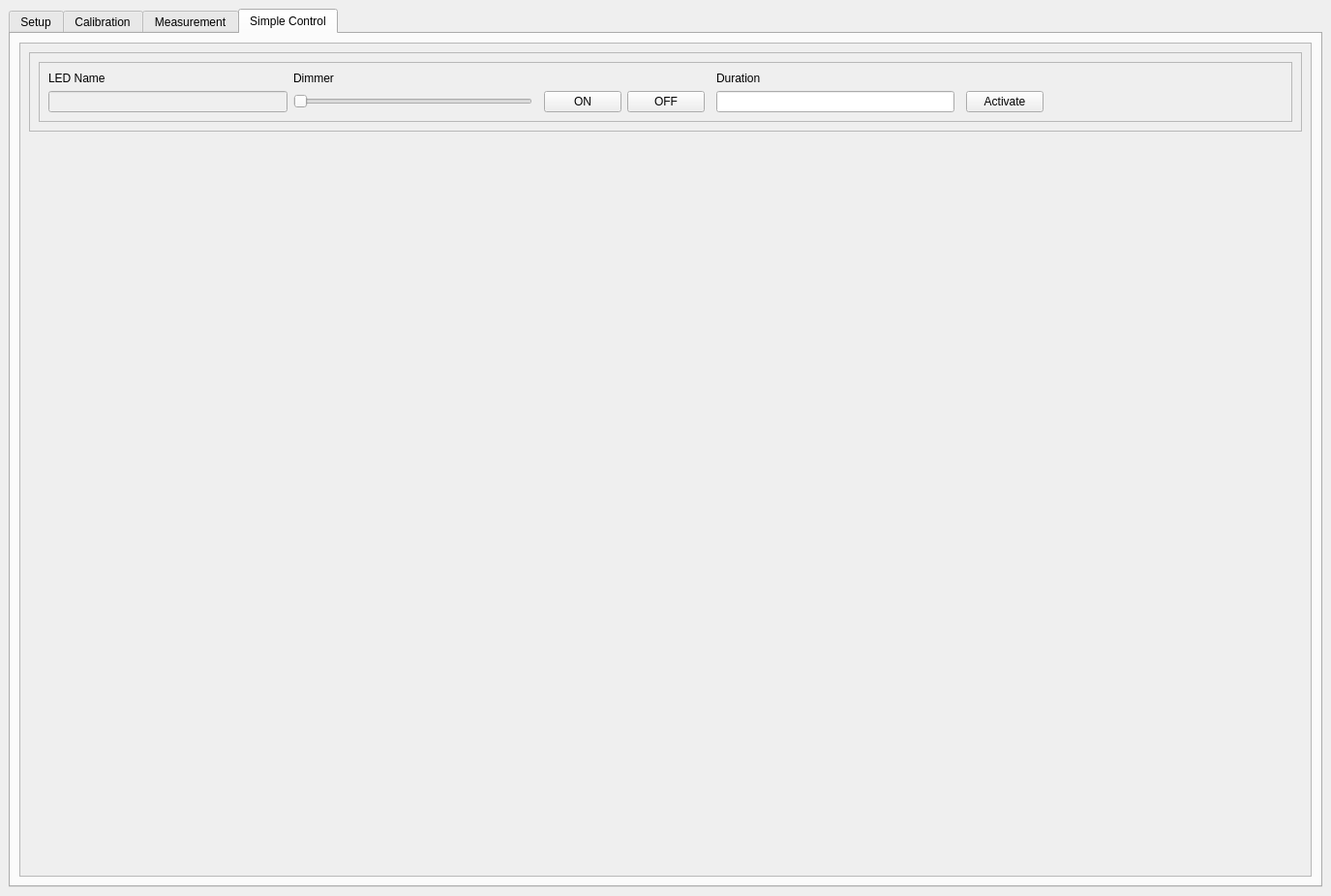
<?xml version="1.0" encoding="UTF-8"?>
<ui version="4.0">
 <class>MainWindow</class>
 <widget class="QMainWindow" name="MainWindow">
  <property name="geometry">
   <rect>
    <x>0</x>
    <y>0</y>
    <width>1375</width>
    <height>926</height>
   </rect>
  </property>
  <property name="windowTitle">
   <string>ControlCenter</string>
  </property>
  <widget class="QWidget" name="centralwidget">
   <layout class="QHBoxLayout" name="horizontalLayout">
    <item>
     <widget class="QTabWidget" name="tabWidget">
      <property name="currentIndex">
       <number>3</number>
      </property>
      <widget class="QWidget" name="tab">
       <attribute name="title">
        <string>Setup</string>
       </attribute>
       <layout class="QVBoxLayout" name="verticalLayout_3">
        <item>
         <widget class="QScrollArea" name="scrollArea">
          <property name="widgetResizable">
           <bool>true</bool>
          </property>
          <widget class="QWidget" name="scrollAreaWidgetContents">
           <property name="geometry">
            <rect>
             <x>0</x>
             <y>0</y>
             <width>1331</width>
             <height>752</height>
            </rect>
           </property>
           <layout class="QVBoxLayout" name="verticalLayout_6">
            <item>
             <widget class="QFrame" name="frame_4">
              <property name="frameShape">
               <enum>QFrame::StyledPanel</enum>
              </property>
              <property name="frameShadow">
               <enum>QFrame::Raised</enum>
              </property>
              <layout class="QVBoxLayout" name="verticalLayout">
               <item>
                <widget class="QFrame" name="frame_2">
                 <property name="frameShape">
                  <enum>QFrame::StyledPanel</enum>
                 </property>
                 <property name="frameShadow">
                  <enum>QFrame::Raised</enum>
                 </property>
                 <layout class="QGridLayout" name="gridLayout">
                  <item row="1" column="5">
                   <spacer name="horizontalSpacer_5">
                    <property name="orientation">
                     <enum>Qt::Horizontal</enum>
                    </property>
                    <property name="sizeHint" stdset="0">
                     <size>
                      <width>40</width>
                      <height>20</height>
                     </size>
                    </property>
                   </spacer>
                  </item>
                  <item row="0" column="2">
                   <widget class="QLabel" name="label_3">
                    <property name="text">
                     <string>PWM-Value</string>
                    </property>
                   </widget>
                  </item>
                  <item row="0" column="1">
                   <widget class="QLabel" name="label_2">
                    <property name="text">
                     <string>Pin Number</string>
                    </property>
                   </widget>
                  </item>
                  <item row="0" column="0">
                   <widget class="QLabel" name="label">
                    <property name="text">
                     <string>LED Name</string>
                    </property>
                   </widget>
                  </item>
                  <item row="1" column="1">
                   <widget class="QLineEdit" name="lineEdit_2">
                    <property name="placeholderText">
                     <string>0-13</string>
                    </property>
                   </widget>
                  </item>
                  <item row="1" column="2">
                   <widget class="QLineEdit" name="lineEdit_3">
                    <property name="text">
                     <string>13</string>
                    </property>
                   </widget>
                  </item>
                  <item row="1" column="0">
                   <widget class="QLineEdit" name="lineEdit"/>
                  </item>
                  <item row="1" column="4">
                   <widget class="QPushButton" name="pushButton_4">
                    <property name="text">
                     <string>delete</string>
                    </property>
                   </widget>
                  </item>
                  <item row="1" column="3">
                   <widget class="QLineEdit" name="lineEdit_4">
                    <property name="placeholderText">
                     <string>0x40 - 0x5F</string>
                    </property>
                   </widget>
                  </item>
                  <item row="0" column="3">
                   <widget class="QLabel" name="label_4">
                    <property name="text">
                     <string>Temperature Sensor Adress</string>
                    </property>
                   </widget>
                  </item>
                 </layout>
                </widget>
               </item>
              </layout>
             </widget>
            </item>
            <item>
             <spacer name="verticalSpacer">
              <property name="orientation">
               <enum>Qt::Vertical</enum>
              </property>
              <property name="sizeHint" stdset="0">
               <size>
                <width>20</width>
                <height>40</height>
               </size>
              </property>
             </spacer>
            </item>
           </layout>
          </widget>
         </widget>
        </item>
        <item>
         <widget class="QPushButton" name="pushButton">
          <property name="text">
           <string>Add LED</string>
          </property>
         </widget>
        </item>
        <item>
         <widget class="QPushButton" name="pushButton_2">
          <property name="minimumSize">
           <size>
            <width>0</width>
            <height>80</height>
           </size>
          </property>
          <property name="text">
           <string>SETUP</string>
          </property>
         </widget>
        </item>
       </layout>
      </widget>
      <widget class="QWidget" name="tab_2">
       <attribute name="title">
        <string>Calibration</string>
       </attribute>
      </widget>
      <widget class="QWidget" name="tab_3">
       <attribute name="title">
        <string>Measurement</string>
       </attribute>
       <layout class="QVBoxLayout" name="verticalLayout_2">
        <item>
         <widget class="QFrame" name="frame">
          <property name="frameShape">
           <enum>QFrame::StyledPanel</enum>
          </property>
          <property name="frameShadow">
           <enum>QFrame::Raised</enum>
          </property>
         </widget>
        </item>
       </layout>
      </widget>
      <widget class="QWidget" name="tab_4">
       <attribute name="title">
        <string>Simple Control</string>
       </attribute>
       <layout class="QVBoxLayout" name="verticalLayout_5">
        <item>
         <widget class="QScrollArea" name="scrollArea_2">
          <property name="widgetResizable">
           <bool>true</bool>
          </property>
          <widget class="QWidget" name="scrollAreaWidgetContents_2">
           <property name="geometry">
            <rect>
             <x>0</x>
             <y>0</y>
             <width>1331</width>
             <height>867</height>
            </rect>
           </property>
           <layout class="QVBoxLayout" name="verticalLayout_7">
            <item>
             <widget class="QFrame" name="frame_5">
              <property name="frameShape">
               <enum>QFrame::StyledPanel</enum>
              </property>
              <property name="frameShadow">
               <enum>QFrame::Raised</enum>
              </property>
              <layout class="QVBoxLayout" name="verticalLayout_4">
               <item>
                <widget class="QFrame" name="frame_3">
                 <property name="frameShape">
                  <enum>QFrame::StyledPanel</enum>
                 </property>
                 <property name="frameShadow">
                  <enum>QFrame::Raised</enum>
                 </property>
                 <layout class="QGridLayout" name="gridLayout_11">
                  <item row="1" column="4">
                   <widget class="QPushButton" name="pushButton_13">
                    <property name="text">
                     <string>ON</string>
                    </property>
                   </widget>
                  </item>
                  <item row="0" column="0">
                   <widget class="QLabel" name="label_32">
                    <property name="text">
                     <string>LED Name</string>
                    </property>
                   </widget>
                  </item>
                  <item row="1" column="11">
                   <widget class="QPushButton" name="pushButton_3">
                    <property name="text">
                     <string>Activate</string>
                    </property>
                   </widget>
                  </item>
                  <item row="1" column="7">
                   <widget class="QLineEdit" name="lineEdit_32"/>
                  </item>
                  <item row="1" column="6">
                   <widget class="QFrame" name="frame_14">
                    <property name="frameShape">
                     <enum>QFrame::StyledPanel</enum>
                    </property>
                    <property name="frameShadow">
                     <enum>QFrame::Raised</enum>
                    </property>
                   </widget>
                  </item>
                  <item row="1" column="12">
                   <spacer name="horizontalSpacer">
                    <property name="orientation">
                     <enum>Qt::Horizontal</enum>
                    </property>
                    <property name="sizeHint" stdset="0">
                     <size>
                      <width>40</width>
                      <height>20</height>
                     </size>
                    </property>
                   </spacer>
                  </item>
                  <item row="1" column="5">
                   <widget class="QPushButton" name="pushButton_14">
                    <property name="text">
                     <string>OFF</string>
                    </property>
                   </widget>
                  </item>
                  <item row="0" column="1">
                   <widget class="QLabel" name="label_5">
                    <property name="text">
                     <string>Dimmer</string>
                    </property>
                   </widget>
                  </item>
                  <item row="1" column="0">
                   <widget class="QLineEdit" name="lineEdit_33">
                    <property name="enabled">
                     <bool>false</bool>
                    </property>
                    <property name="clearButtonEnabled">
                     <bool>false</bool>
                    </property>
                   </widget>
                  </item>
                  <item row="1" column="8">
                   <widget class="QFrame" name="frame_39">
                    <property name="frameShape">
                     <enum>QFrame::StyledPanel</enum>
                    </property>
                    <property name="frameShadow">
                     <enum>QFrame::Raised</enum>
                    </property>
                   </widget>
                  </item>
                  <item row="0" column="7">
                   <widget class="QLabel" name="label_33">
                    <property name="text">
                     <string>Duration</string>
                    </property>
                   </widget>
                  </item>
                  <item row="1" column="3">
                   <widget class="QFrame" name="frame_30">
                    <property name="frameShape">
                     <enum>QFrame::StyledPanel</enum>
                    </property>
                    <property name="frameShadow">
                     <enum>QFrame::Raised</enum>
                    </property>
                   </widget>
                  </item>
                  <item row="1" column="1">
                   <widget class="QSlider" name="horizontalSlider">
                    <property name="orientation">
                     <enum>Qt::Horizontal</enum>
                    </property>
                   </widget>
                  </item>
                 </layout>
                </widget>
               </item>
              </layout>
             </widget>
            </item>
            <item>
             <spacer name="verticalSpacer_2">
              <property name="orientation">
               <enum>Qt::Vertical</enum>
              </property>
              <property name="sizeHint" stdset="0">
               <size>
                <width>20</width>
                <height>40</height>
               </size>
              </property>
             </spacer>
            </item>
           </layout>
          </widget>
         </widget>
        </item>
       </layout>
      </widget>
     </widget>
    </item>
   </layout>
  </widget>
 </widget>
 <resources/>
 <connections/>
</ui>
